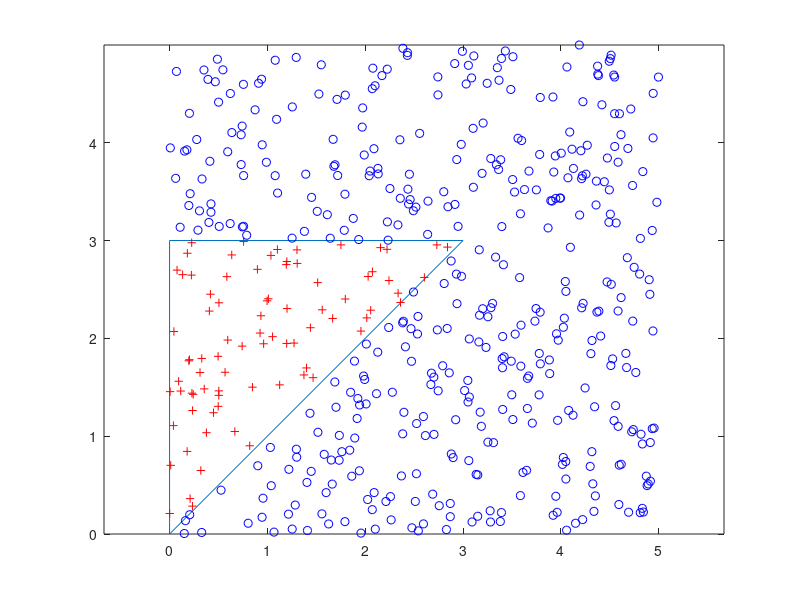

This figure's MATLAB source:
clear all;
clc;

% X = [1 4; 8 9];
% Y = [2 3; 4 5];
% Z = [0.3 42; 16 8];
% 
% xlimits = minmax(X(:));
% ylimits = minmax(Y(:));
% 
% % spacing = .01;
% % xqlinear = xlimits(1):spacing:xlimits(2);
% % yqlinear = ylimits(1):spacing:ylimits(2);
% 
% [XQ, YQ] = meshgrid(xlimits:.1:ylimits);
% 
% F = scatteredInterpolant(X(:), Y(:), Z(:));
% ZQ = F(XQ, YQ);
% 
% plot3(XQ, YQ, ZQ);

xv = [0,3,0,0];
yv = [0,3,3,0];

rng default
xq = rand(500,1)*5;
yq = rand(500,1)*5;

[in,on] = inpolygon(xq,yq,xv,yv);

plot(xv,yv);
axis equal;
hold on;

plot(xq(in),yq(in),'r+');
plot(xq(~in),yq(~in),'bo');